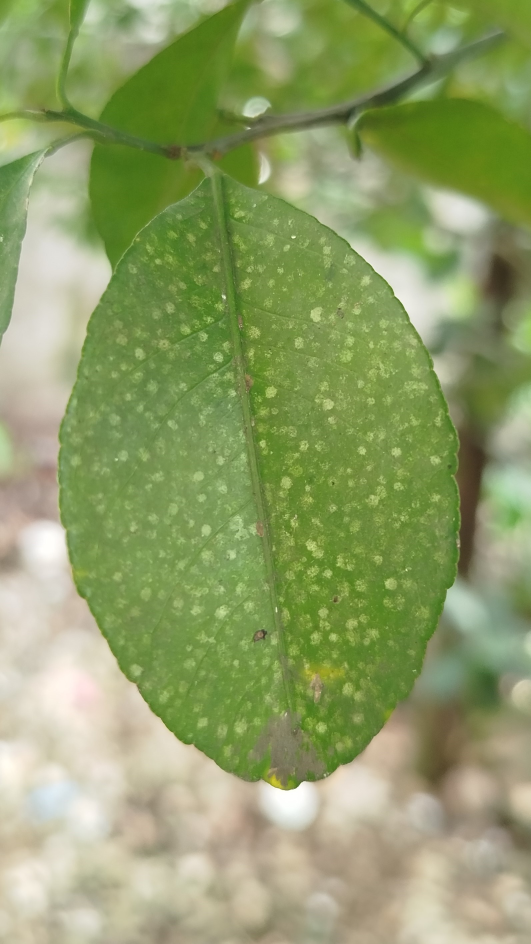
#> input picture Photos/sample3.jpg, 1592 x 2831 px (shown at 1/3 size)
$ python k-means.py
#> lines starting #> are read from the running program, lines starting #| are printed output that depends on the picture
import cv2 as cv
import numpy as np
import matplotlib.pyplot as plt

img = cv.imread('Photos/sample3.jpg')
#> img is the input picture: shape (2831, 1592, 3); mean B, G, R 104.5, 158.3, 143.3

width = 600
height = 950

img2 = cv.resize(img, (width, height))
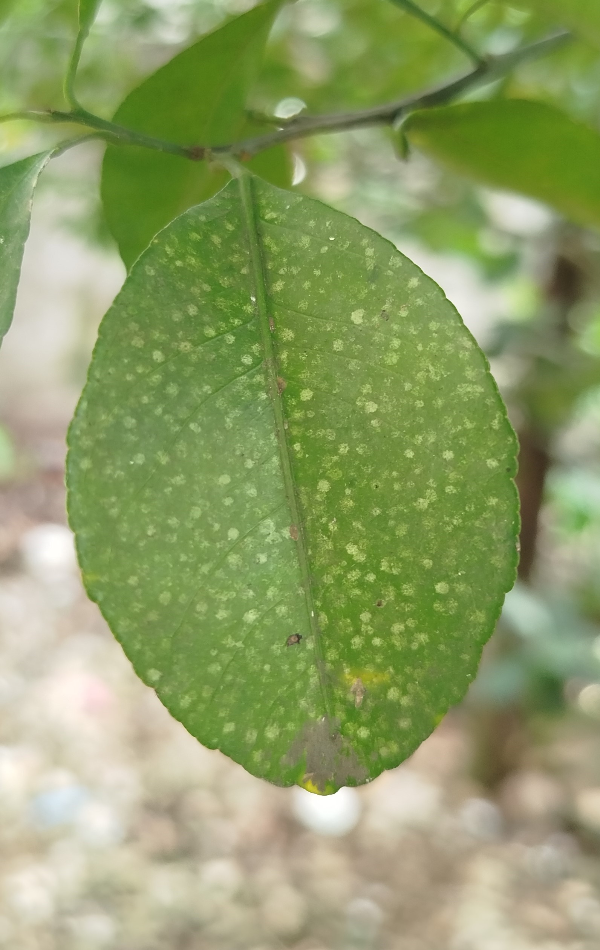
#> img2: shape (950, 600, 3); mean B, G, R 104.4, 158.2, 143.2
image = cv.cvtColor(img2, cv.COLOR_BGR2RGB)

plt.imshow(image)


# Reshaping the image into a 2D array of pixels and 3 color values (RGB)
pixel_vals = image.reshape((-1,3))

# Convert to float type
pixel_vals = np.float32(pixel_vals)


criteria = (cv.TERM_CRITERIA_EPS + cv.TERM_CRITERIA_MAX_ITER, 100, 0.85)

k = 6
retval, labels, centers = cv.kmeans(pixel_vals, k, None, criteria, 10, cv.KMEANS_RANDOM_CENTERS)
#> retval = 221757925.3; centers = [[166.7, 168, 134.4], [133.7, 155.2, 94.34], [224.9, 220.5, 206.1], [113, 139.1, 66.59], [88.19, 117.6, 38.78], [199.1, 194.5, 167.8]]

# Convert data into 8-bit values
centers = np.uint8(centers)
#> centers = [[166, 167, 134], [133, 155, 94], [224, 220, 206], [113, 139, 66], [88, 117, 38], [199, 194, 167]]
segmented_data = centers[labels.flatten()]

# Reshape data into the original image dimensions
segmented_image = segmented_data.reshape((image.shape))
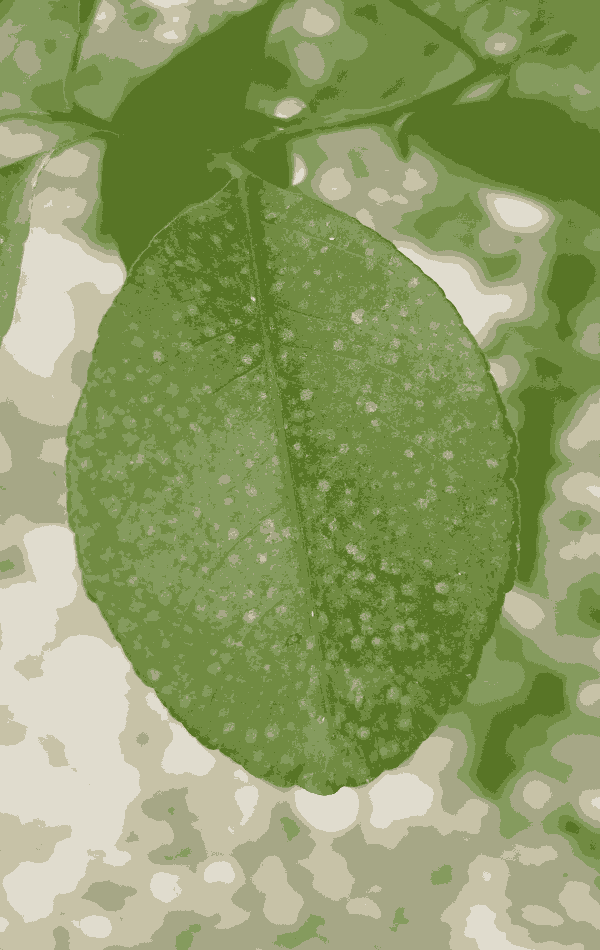
#> segmented_image: shape (950, 600, 3); mean R, G, B 142.8, 157.8, 103.9


# Display result
plt.imshow(segmented_image)
cv.imshow("Original Image", img2)
cv.imshow("K-Means Clustering", segmented_image)
cv.waitKey(0)
cv.destroyAllWindows()
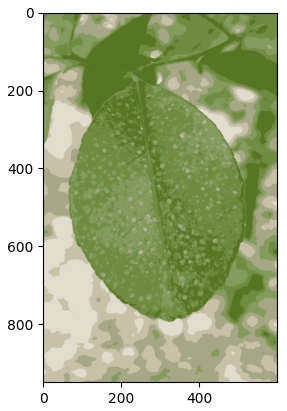
#> figure drawn by matplotlib, 1 panel

$ run again, with Photos/sample2.jpg copied over Photos/sample3.jpg
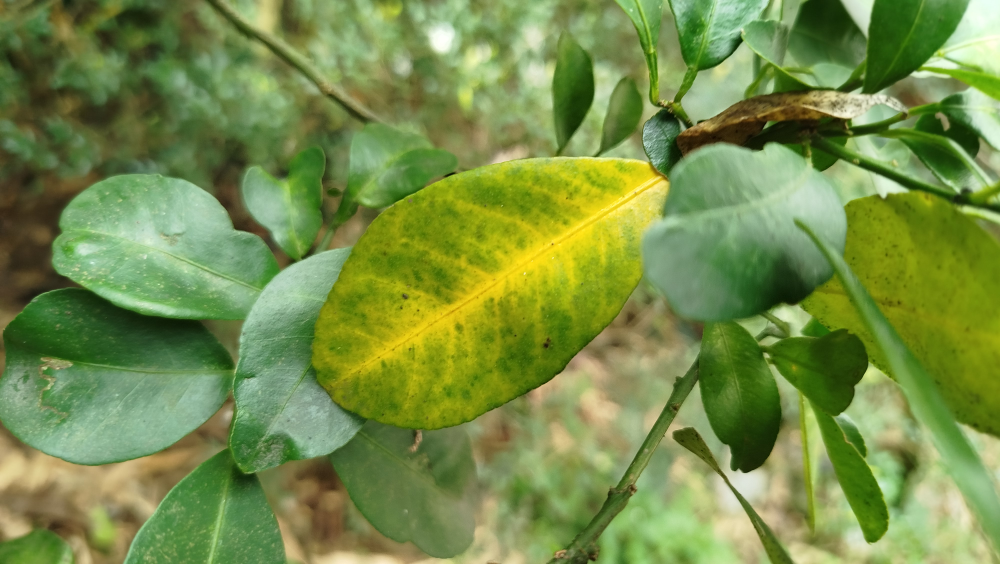
#> input picture Photos/sample2.jpg, 4000 x 2256 px (shown at 1/4 size)
#> img is the input picture: shape (2256, 4000, 3); mean B, G, R 72.2, 142, 118.7
#> `img2 = cv.resize(img, (width, height))`:
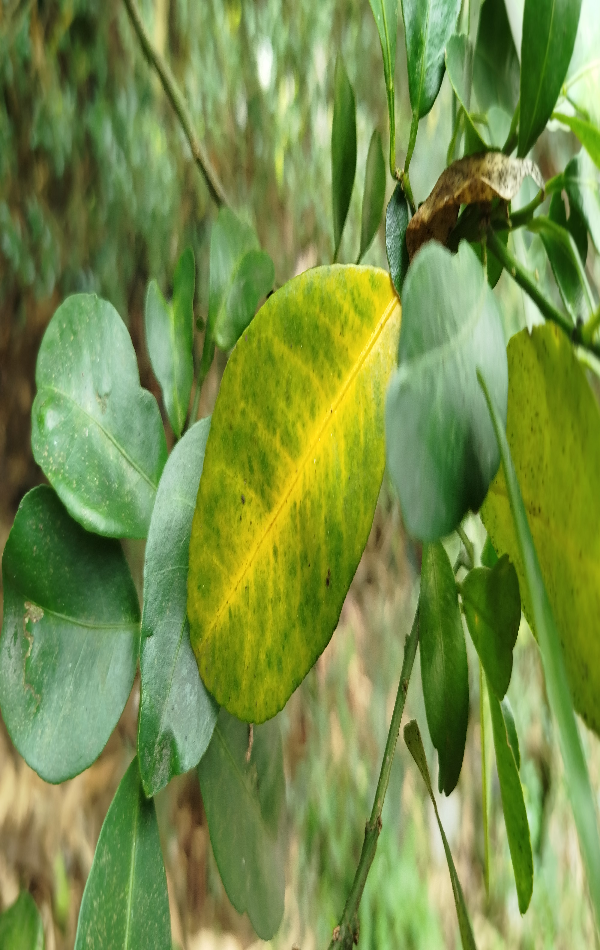
#> img2: shape (950, 600, 3); mean B, G, R 72.1, 141.9, 118.6
#> `retval, labels, centers = cv.kmeans(pixel_vals, k, None, criteria, 10,..`: retval = 550433411.4; centers = [[54.94, 80.87, 23.96], [187.5, 207.5, 157.7], [102.9, 126.9, 67.02], [141.9, 168.7, 113.4], [196, 193.2, 23.38], [116.2, 139.3, 12.06]]
#> `centers = np.uint8(centers)`: centers = [[54, 80, 23], [187, 207, 157], [102, 126, 67], [141, 168, 113], [195, 193, 23], [116, 139, 12]]
#> `cv.destroyAllWindows()`:
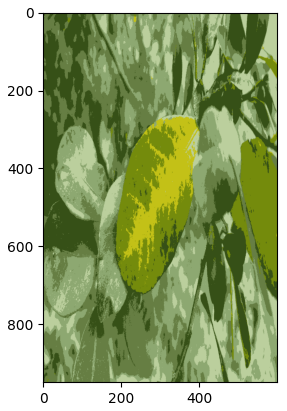
#> figure drawn by matplotlib, 1 panel

$ run again, with Photos/sample4.jpg copied over Photos/sample3.jpg
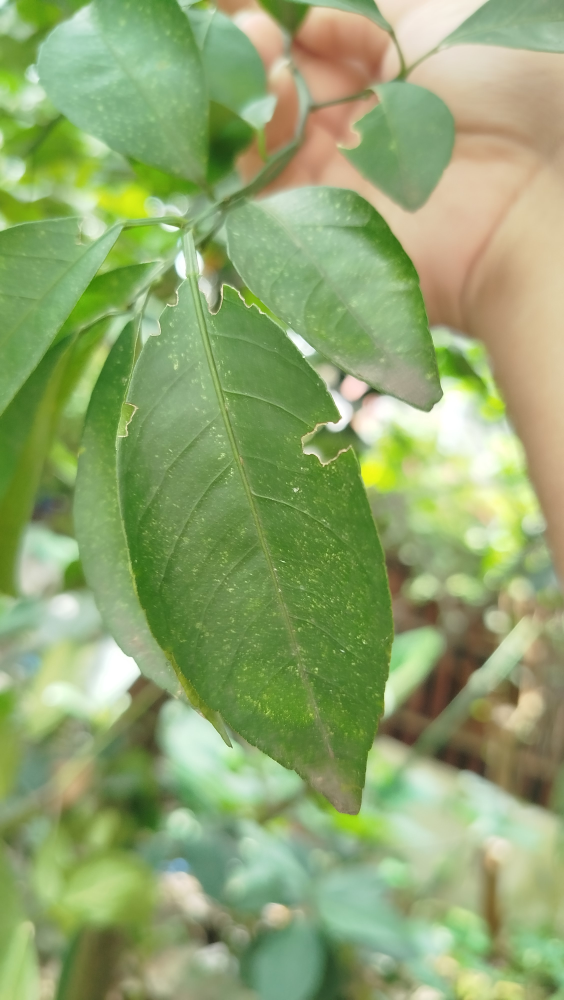
#> input picture Photos/sample4.jpg, 2256 x 4000 px (shown at 1/4 size)
#> img is the input picture: shape (4000, 2256, 3); mean B, G, R 110.8, 165.7, 144.2
#> `img2 = cv.resize(img, (width, height))`:
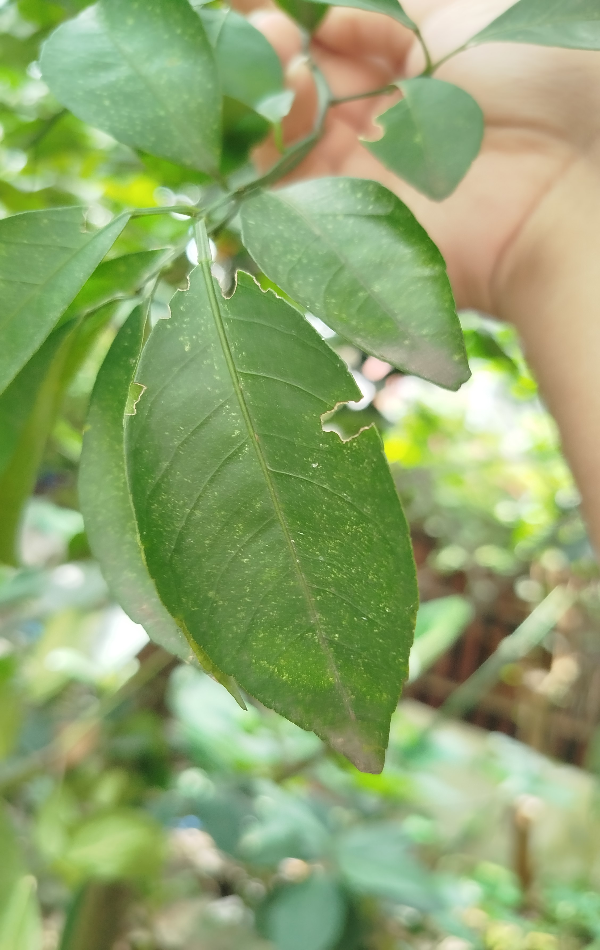
#> img2: shape (950, 600, 3); mean B, G, R 110.7, 165.6, 144.1
#> `retval, labels, centers = cv.kmeans(pixel_vals, k, None, criteria, 10,..`: retval = 462691275.4; centers = [[194.2, 205, 160.5], [124, 150, 88.82], [185.6, 161.4, 113.3], [146.2, 179.3, 129.5], [224.9, 234.1, 210.8], [90.57, 121.9, 50.28]]
#> `centers = np.uint8(centers)`: centers = [[194, 204, 160], [123, 150, 88], [185, 161, 113], [146, 179, 129], [224, 234, 210], [90, 121, 50]]
#> `cv.destroyAllWindows()`:
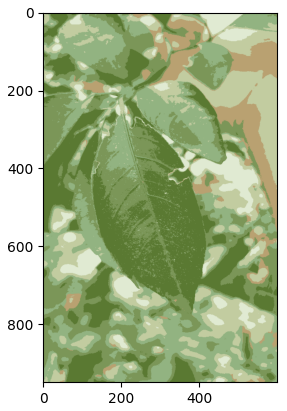
#> figure drawn by matplotlib, 1 panel
